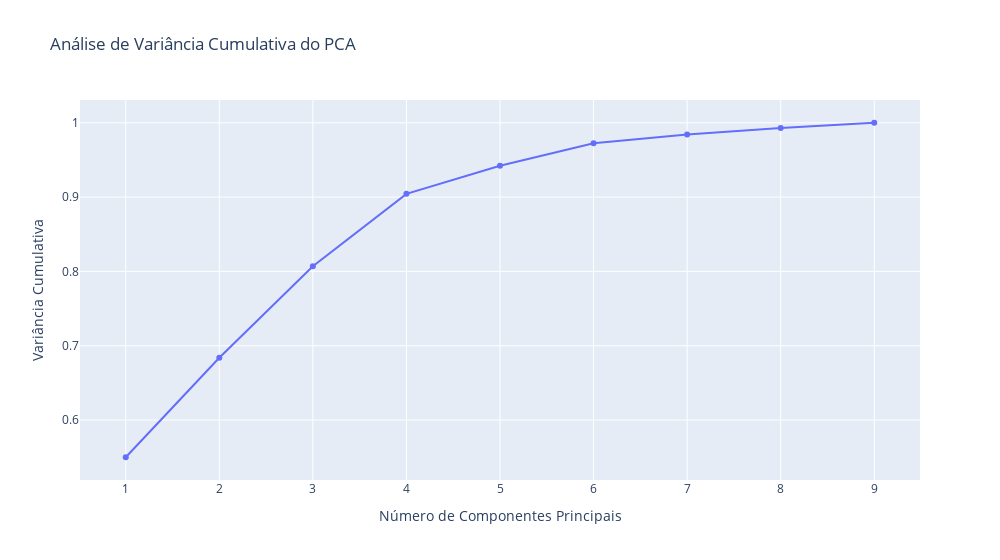

The code cell stored with this chart in its notebook:
### Markdown cell above
### Análise de Componentes Principais (PCA):

O PCA é amplamente utilizado em Unsupervised Learning, pois auxilia na redução da dimensão dos dados, sendo útil para conjuntos de dados extensos.  Além disso, ajuda a eliminar redundâncias nas medições e a reduzir o "ruído" que pode estar presente nos dados. Dessa forma, conseguimos aprimorar a qualidade dos dados e, ao mesmo tempo, aumentar o desempenho do modelo.

### Code cell
pca = PCA()
dadosPCA = pd.DataFrame(pca.fit_transform(dadosNorm))

# Extrair a variância cumulativa
variancia_cumulativa = np.cumsum(pca.explained_variance_ratio_)

# Criar o gráfico
fig = go.Figure()

fig.add_trace(
    go.Scatter(
        x=list(range(1, 20)),
        y=variancia_cumulativa,
        mode="lines+markers",
        name="Variância Cumulativa",
    )
)

fig.update_layout(
    width=1000,
    xaxis_title="Número de Componentes Principais",
    yaxis_title="Variância Cumulativa",
    title="Análise de Variância Cumulativa do PCA",
)

# Mostrar o gráfico
fig.show()

### Figure 1 — Plotly figure (JSON) as saved in the notebook; plotly's stock layout.template omitted (floating-point values rounded to 4 significant figures)
{"data": [{"mode": "lines+markers", "name": "Variância Cumulativa", "type": "scatter", "x": [1, 2, 3, 4, 5, 6, 7, 8, 9, 10, 11, 12, 13, 14, 15, 16, 17, 18, 19], "y": [0.55, 0.6839, 0.8069, 0.9044, 0.9421, 0.9723, 0.9842, 0.9931, 1.0]}], "layout": {"title": {"text": "Análise de Variância Cumulativa do PCA"}, "width": 1000, "xaxis": {"title": {"text": "Número de Componentes Principais"}}, "yaxis": {"title": {"text": "Variância Cumulativa"}}}}
